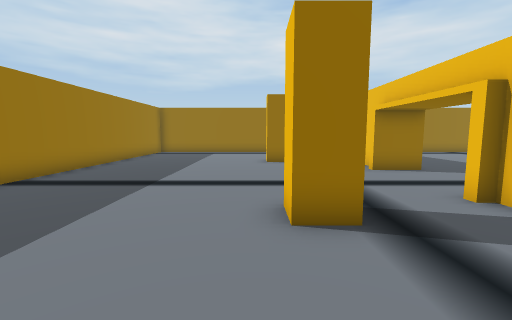
view 1 (above)

23 first-person views from a walk through a 3-D level made in the Unity game engine. The camera is 1.3 m above the floor, tilts 6° down and sees 90° across. The floor is counted in squares, 1 m on a side. Each view is taken from the middle of a square. On the plan, view 1 faces up. The plan holds only what a view shows up to about 13 squares ahead; the rest is blank. The place goes on beyond the plan. Some animated figures are not drawn.

view 2
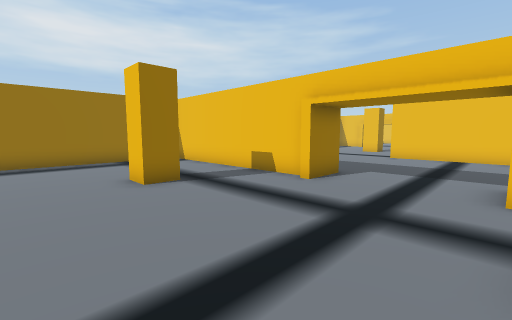

view 3
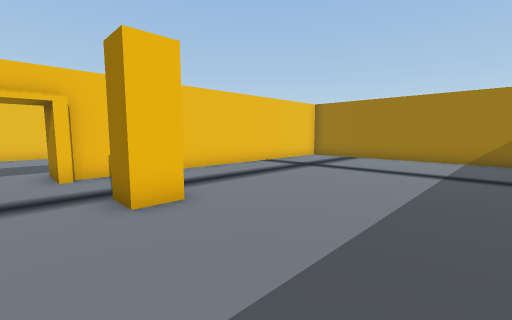

view 4
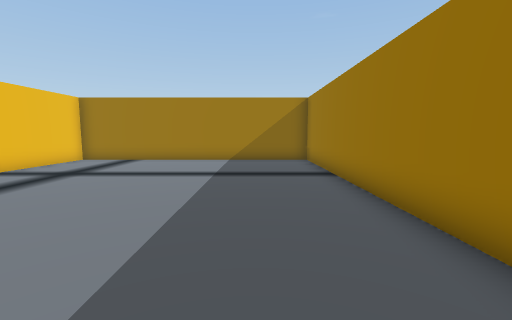

view 5
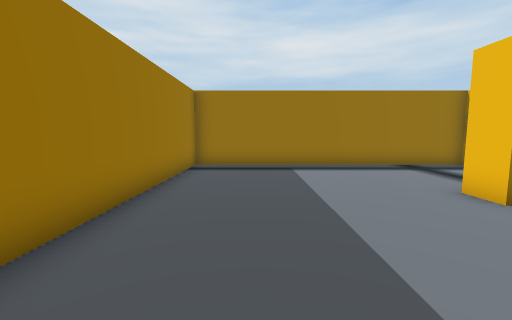

view 6
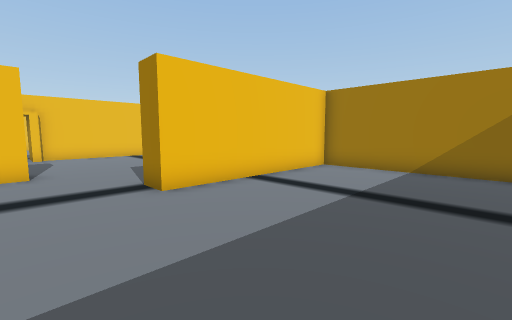

view 7
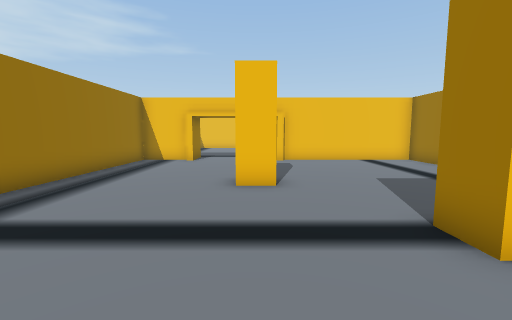

view 8
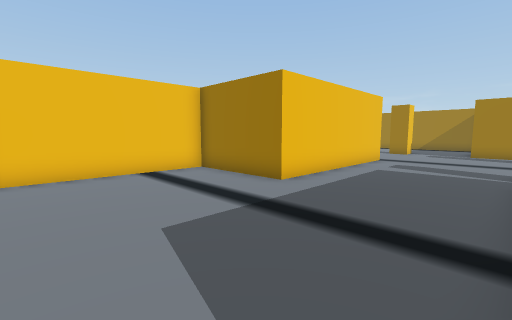

view 9
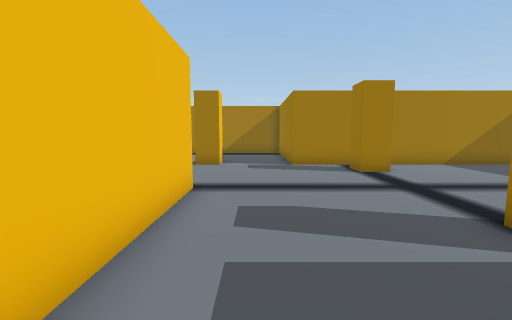

view 10
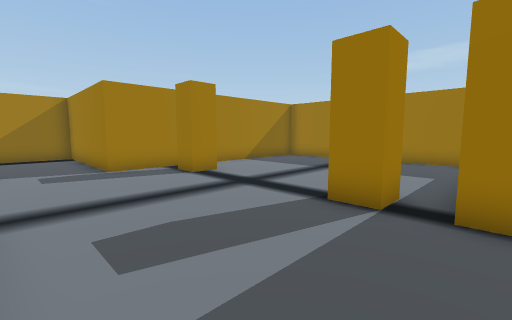

view 11
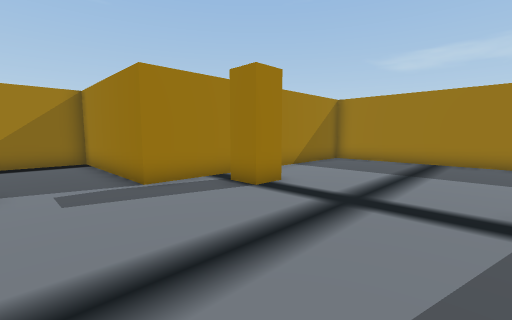

view 12
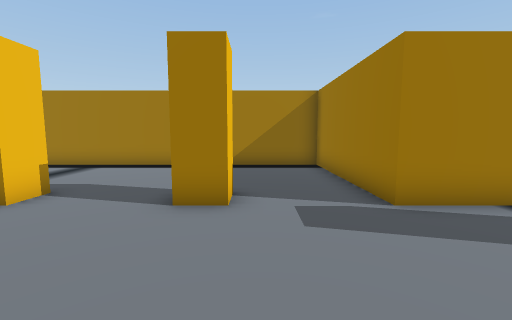

view 13
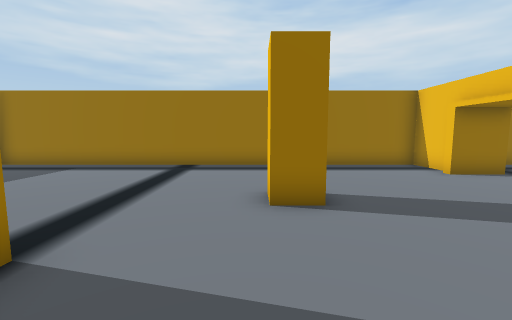

view 14
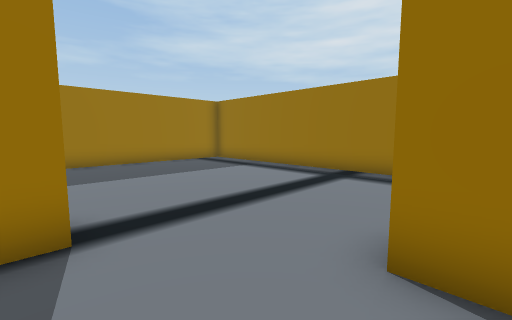

view 15
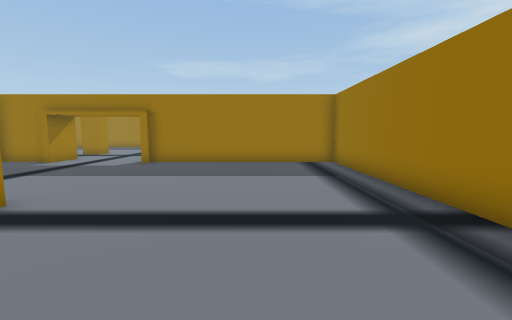

view 16
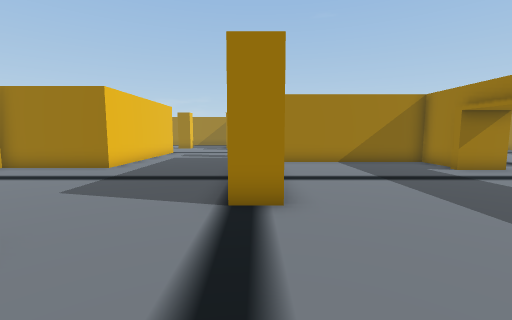

view 17
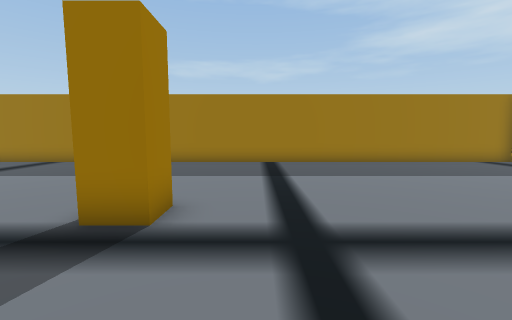

view 18
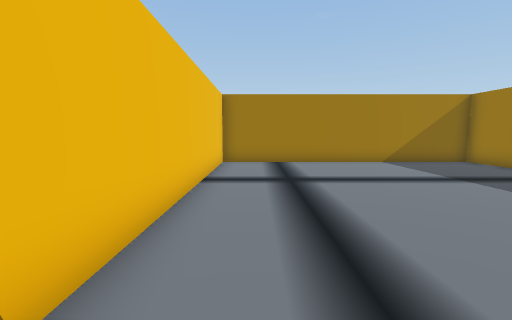

view 19
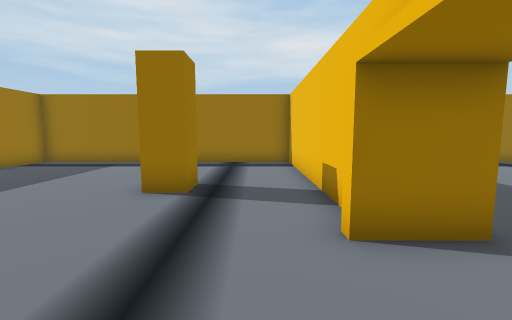

view 20
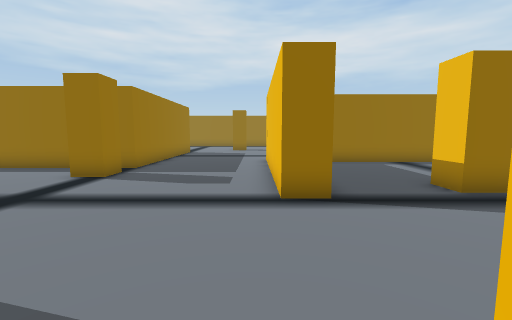

view 21
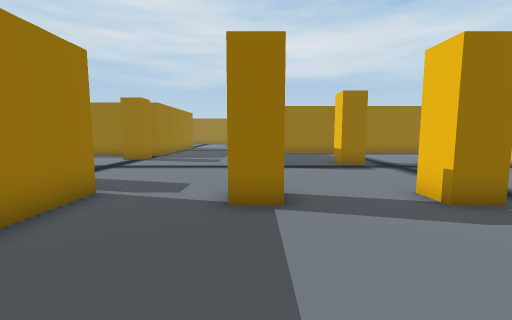

view 22
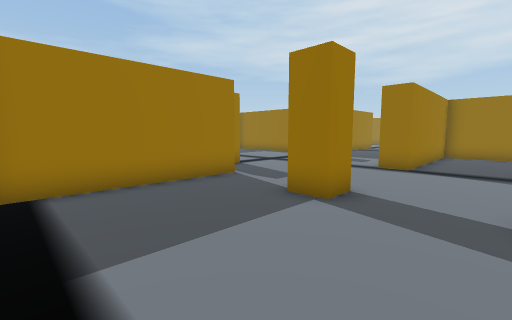

view 23
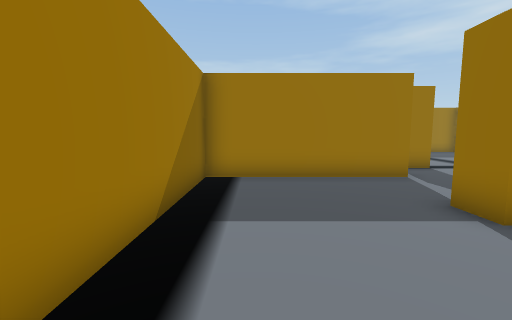

### Floor plan
Points are (right, up) in squares from view 1. A wall is a line through its corners. A room is listed if a view was taken in it or the views show most of it. See-through windows are left out.
Room 1 (views 1, 2, 3, 4, 5, 6, 7, 8, 9, 10, 11, 12, 13, 14, 15, 16, 17, 18, 19, 20, 21, 22, 23)
walls: (11.1, 1.5) (8.5, 1.5); (5.5, 4.1) (5.5, 2.5) (12.5, 2.5) (12.5, 9.5) (13.5, 9.5) (13.5, 8.9); (13.5, 5.1) (13.5, 1.5) (12.9, 1.5); (5.5, 0.6) (5.5, -7.1); (4.5, 9.9) (4.5, 17.5) (-6.5, 17.5) (-6.5, -7.5) (4.5, -7.5) (4.5, 4); (19.5, 3.1) (19.5, -3) (18.5, -3) (18.5, 4.5) (22.5, 4.5) (22.5, 10); (6, -7.5) (15.5, -7.5) (15.5, -13.5) (23.5, -13.5); (23.5, 3.5) (20, 3.5); (22.5, 15.9) (22.5, 17.5) (5.5, 17.5) (5.5, 10)
objects: other object (1, 4); other object (1, 12); other object (4, 5) to (6, 5); other object (4, 9) to (6, 9); other object (13, -6); other object (13, 0); other object (16, 12) to (17, 12); other object (19, -8); other object (22, 11) to (23, 11); other object (22, 15); other object (23, -8); other object (23, -2)

Positions as (right, up) in squares from view 1, and headings:
1: (0, 0), facing up
2: (-2, 5), facing up-right
3: (-4, 6), facing down-right
4: (-4, 5), facing down
5: (-4, 7), facing up
6: (7, 12), facing down-right
7: (10, 12), facing right
8: (14, 10), facing down-right
9: (17, 3), facing down
10: (18, 2), facing down-left
11: (18, -1), facing down-left
12: (18, -3), facing down
13: (16, 7), facing up
14: (17, 9), facing up-left
15: (17, 14), facing left
16: (13, 14), facing down
17: (5, 6), facing left
18: (3, 4), facing down
19: (3, 6), facing up
20: (18, -8), facing up
21: (19, -13), facing up
22: (22, -13), facing up-left
23: (23, -12), facing left
